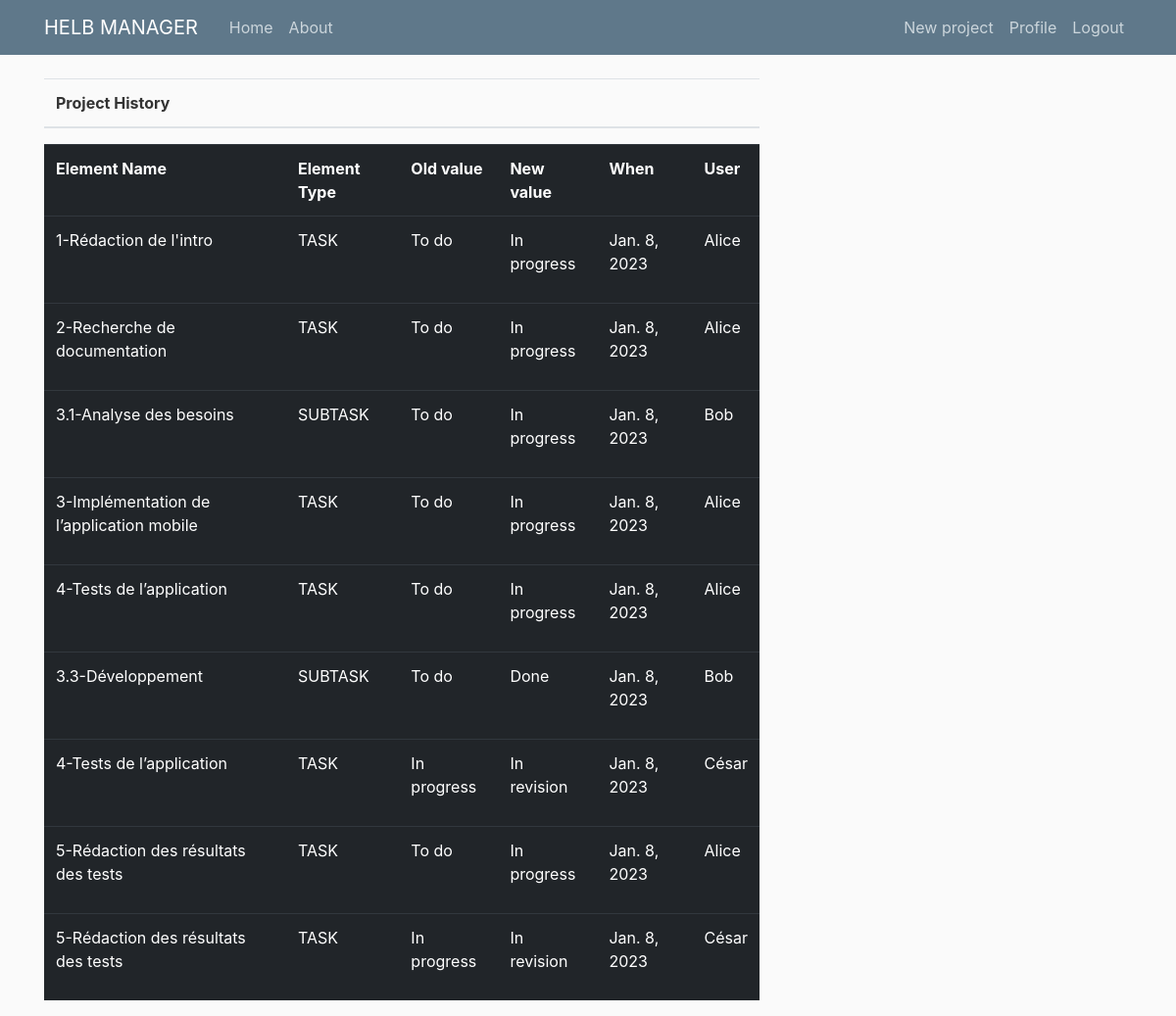
The page /project/1/historypage/ (signed in) on the database its author committed.
### HelbManager/models.py (models this page shows, shortened)
class ProjectHistory(models.Model):
    projectId = models.SmallIntegerField()
    entityId = models.SmallIntegerField()
    entityType = models.CharField(max_length=10)
    entityName = models.CharField(max_length=200, default="")
    fromValue = models.SmallIntegerField()
    toValue = models.SmallIntegerField()
    when = models.DateField()
    author = models.ForeignKey('users.CustomUser', on_delete=models.CASCADE, related_name = "created_user")

### users/models.py (models this page shows)
class CustomUser(AbstractUser):
    ROLES = (
            (1, 'ProjectManager'),
            (2, 'collaborater'),
        )
    username = models.CharField(max_length = 50, blank = True, null = True, unique = True)
    email = models.EmailField(('email address'), unique = True)
    image = models.ImageField(default='default.jpg', upload_to='profile_pics')
    role = models.PositiveSmallIntegerField(choices=ROLES, blank=True, null=True)
    def __str__(self):
      return "{}".format(self.username)

### HelbManager/views.py (the view)
# urls.py: path('project/<int:projectId>/historypage/', views.historypage, name='HelbManager-historypage'),
def historypage(request, projectId):
    if int(request.user.role) == 1:
        context = {
            'projectHistoryElements' : ProjectHistory.objects.filter(projectId = projectId).order_by("entityId", "when"),
            }
        return render(request, 'HelbManager/historypage.html', context)
    return redirect('historypage')

### HelbManager/templates/HelbManager/historypage.html (shortened to what this page needs)
{% extends "HelbManager/base.html" %}
{% block content %}
<table class="table table-hover">
    <thead>
      <tr>
        <th scope="col">Project History</th>
      </tr>
    </thead>
  </table>
<table class="table table-hover table-dark" style="width:100%">
    <tr>
        <th scope="col">Element Name</th>
        <th scope="col">Element Type</th>
        <th scope="col">Old value</th>
        <th scope="col">New value</th>
        <th scope="col">When</th>
        <th scope="col">User</th>
    </tr>
    {% for projectHistoryElement in projectHistoryElements%}
            <tr scope="row">
                <td><p>{{projectHistoryElement.entityName}}</p></td>
                <td><p>{{projectHistoryElement.entityType}}</p></td>
                    <td>
                    {%if projectHistoryElement.fromValue == 1%}
                        <p>To do</p>
                    {% endif %}
                    {%if projectHistoryElement.fromValue == 2%}
                        <p>In progress</p>
                    {% endif %}
                </td>
                <td>
                    {%if projectHistoryElement.toValue == 2%}
                        <p>In progress</p>
                    {% endif %}
                    {%if projectHistoryElement.toValue == 3%}
                        <p>Done</p>
                    {% endif %}
                    {%if projectHistoryElement.toValue == 4%}
                        <p>In revision</p>
                    {% endif %}
                </td>
                <td><p>{{projectHistoryElement.when}}</p></td>
                <td><p>{{projectHistoryElement.author}}</p></td>
            </tr>
    {% endfor %}
</table>
{% endblock content %}

### HelbManager/templates/HelbManager/base.html (shortened to what this page needs)
{% load static %}
<!DOCTYPE html>
<html>
    <head>
        <link rel="stylesheet" href="https://cdn.jsdelivr.net/npm/bootstrap@4.0.0/dist/css/bootstrap.min.css">
        <link rel="stylesheet" type="text/css" href="{% static 'HelbManager/main.css' %}">
    </head>
    <body>
        <header class="site-header">
            <nav class="navbar navbar-expand-md navbar-dark bg-steel fixed-top">
              <div class="container">
                <a class="navbar-brand mr-4" href="/">HELB MANAGER</a>
                <div class="collapse navbar-collapse" id="navbarToggle">
                  <div class="navbar-nav mr-auto">
                    <a class="nav-item nav-link" href="{% url 'HelbManager-home' %}">Home</a>
                    <a class="nav-item nav-link" href="{% url 'HelbManager-about'%}">About</a>
                  </div>
                  <div class="navbar-nav">
                    {% if user.is_authenticated %}
                    <a class="nav-item nav-link" href="{% url 'project-create'%}">New project</a>
                    <a class="nav-item nav-link" href="{% url 'profile'%}">Profile</a>
                    <a class="nav-item nav-link" href="{% url 'logout'%}">Logout</a>
                    {% else %}
                    <a class="nav-item nav-link" href="{% url 'login'%}"login">Login</a>
                    <a class="nav-item nav-link" href="{% url 'register'%}">Register</a>
                    {% endif %}
                  </div>
                </div>
              </div>
            </nav>
        </header>
        <main role="main" class="container">
            <div class="row">
              <div class="col-md-8">
                {% block content %}{% endblock %}
              </div>
        </main>
      </body>
</html>

### HelbManager/static/HelbManager/main.css (style rules this page uses)
body { background: #fafafa; color: #333333; margin-top: 5rem; }
.bg-steel { background-color: #5f788a; }
.site-header .navbar-nav .nav-link { color: #cbd5db; }

### rows shown on the page
ProjectHistory: entityName "1-Rédaction de l'intro", entityType "TASK", fromValue "To do", toValue "In progress", when "Jan. 8, 2023", author "Alice"
ProjectHistory: entityName "2-Recherche de documentation", entityType "TASK", fromValue "To do", toValue "In progress", when "Jan. 8, 2023", author "Alice"
ProjectHistory: entityName "3.1-Analyse des besoins", entityType "SUBTASK", fromValue "To do", toValue "In progress", when "Jan. 8, 2023", author "Bob"
ProjectHistory: entityName "3-Implémentation de l’application mobile", entityType "TASK", fromValue "To do", toValue "In progress", when "Jan. 8, 2023", author "Alice"
ProjectHistory: entityName "4-Tests de l’application", entityType "TASK", fromValue "To do", toValue "In progress", when "Jan. 8, 2023", author "Alice"
ProjectHistory: entityName "3.3-Développement", entityType "SUBTASK", fromValue "To do", toValue "Done", when "Jan. 8, 2023", author "Bob"
ProjectHistory: entityName "4-Tests de l’application", entityType "TASK", fromValue "In progress", toValue "In revision", when "Jan. 8, 2023", author "César"
ProjectHistory: entityName "5-Rédaction des résultats des tests", entityType "TASK", fromValue "To do", toValue "In progress", when "Jan. 8, 2023", author "Alice"
ProjectHistory: entityName "5-Rédaction des résultats des tests", entityType "TASK", fromValue "In progress", toValue "In revision", when "Jan. 8, 2023", author "César"
